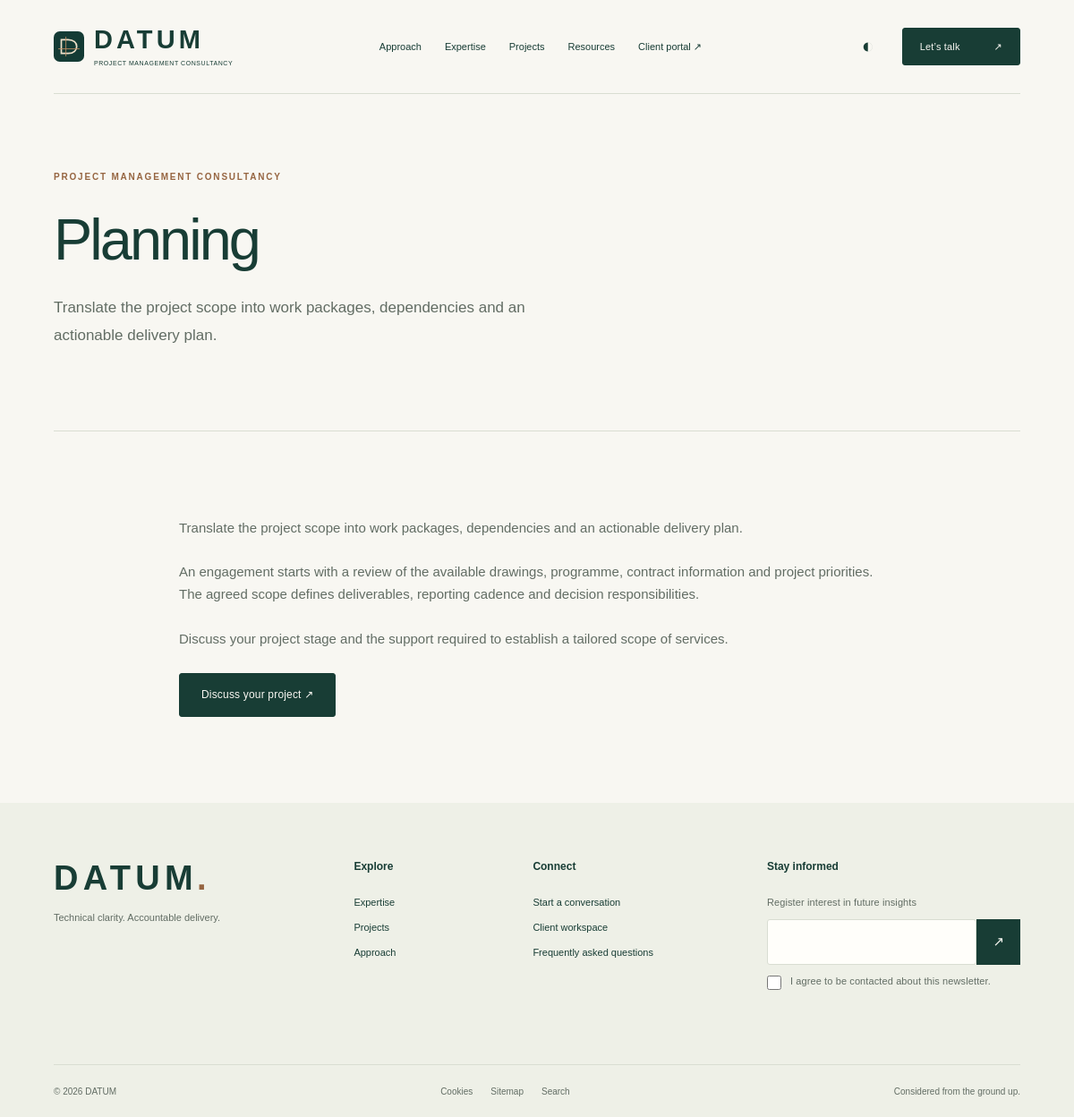
Screenshot of /services/planning with the database file from the repository.
### tables this page shows
CREATE TABLE services (id BIGINT UNSIGNED AUTO_INCREMENT PRIMARY KEY, slug VARCHAR(100) NOT NULL UNIQUE, title VARCHAR(160) NOT NULL, summary TEXT NOT NULL, body MEDIUMTEXT NOT NULL, status ENUM('draft','published') NOT NULL DEFAULT 'draft', version INT NOT NULL DEFAULT 1);

### app/Controllers/SiteController.php (called while the page is built, shortened)
<?php
final class SiteController
{
    public static function render(string $path): void
    {
        $settings=array_column(Db::all('SELECT * FROM settings'),'value','key');
        $services=Db::all("SELECT * FROM services WHERE status='published' ORDER BY id");
        $brand=$settings['brand_name']; $page=null; $rows=[]; $template='page'; $title=$brand; $description=$settings['hero_description'];
        if ($path==='/') { $template='home'; }
        elseif ($path==='/contact') { $template='contact'; $title='Discuss your project'; }
        elseif ($path==='/admin' || $path==='/portal') { $template='workspace'; $title=$path==='/admin'?'Administration':'Client workspace'; }
        elseif ($path==='/resources') { $template='resources'; $title='Tools for clearer decisions'; }
        elseif ($path==='/services') { $template='listing'; $title='Expertise, connected.'; $description='From the first feasibility question to the final account.'; $rows=array_map(static fn($r)=>[...$r,'link'=>'/services/'.$r['slug']],$services); }
        elseif (preg_match('#^/(services|blog)/([a-z0-9-]+)$#D',$path,$m)) { $page=Db::one("SELECT * FROM {$m[1]} WHERE slug=? AND status='published'",[$m[2]]); }
        elseif (preg_match('#^/projects/([a-z0-9-]+)$#D',$path,$m)) { $page=Db::one('SELECT title,summary,body FROM projects WHERE slug=? AND public=1',[$m[1]]); }
        elseif ($path==='/blog' || $path==='/news') { $template='listing'; $title='Notes from the field.'; $description='Published insights and updates.'; $rows=array_map(static fn($r)=>[...$r,'link'=>'/blog/'.$r['slug']],Db::all("SELECT title,summary,slug FROM blog WHERE status='published' ORDER BY id DESC LIMIT 60")); }
        elseif ($path==='/testimonials') { $template='listing'; $title='Client perspectives'; $rows=Db::all("SELECT name title,quote summary FROM testimonials WHERE status='published' ORDER BY id DESC"); }
        elseif ($path==='/sitemap') { $template='listing'; $title='Explore DATUM'; foreach(Db::all("SELECT title,summary,slug FROM pages WHERE status='published'") as $r) { $rows[]=[...$r,'link'=>'/'.$r['slug']]; } }
        else { $slug=trim($path,'/'); $page=Db::one("SELECT * FROM pages WHERE slug=? AND status='published'",[$slug]); }
        require dirname(__DIR__).'/Views/layout.php';
    }
}

### public/index.php (called while the page is built, shortened)
<?php
require dirname(__DIR__).'/app/bootstrap.php';
$path=parse_url($_SERVER['REQUEST_URI'],PHP_URL_PATH) ?: '/';
try {
    SiteController::render($path);
} catch (Throwable $error) {
    $requestId=bin2hex(random_bytes(8));
    error_log('DATUM '.$requestId.' '.get_class($error).' '.$error->getCode());
    if (str_starts_with($path,'/api/')) { Http::json(['error'=>'The request could not be completed.','reference'=>$requestId],500); }
    http_response_code(503); header('Retry-After: 120');
    echo '<!doctype html><html lang="en"><meta charset="utf-8"><title>Service temporarily unavailable</title><h1>We’ll be back shortly.</h1><p>Please try again later.</p></html>';
}

### app/bootstrap.php (called while the page is built, shortened)
<?php
spl_autoload_register(static function (string $class): void {
    $prefix = 'Datum\\';
    if (str_starts_with($class, $prefix)) {
        $file = __DIR__ . '/' . str_replace('\\', '/', substr($class, strlen($prefix))) . '.php';
    }
});
function e(mixed $value): string { return htmlspecialchars((string) $value, ENT_QUOTES | ENT_SUBSTITUTE, 'UTF-8'); }
function paragraphs(string $value): string {
    return implode('', array_map(static fn($p) => '<p>' . nl2br(e($p)) . '</p>', preg_split('/\n\s*\n/', $value)));
}

### app/Core/Db.php (called while the page is built, shortened)
<?php
final class Db
{
    private static ?PDO $connection = null;
    public static function connection(): PDO
    {
        return self::$connection ??= new PDO('mysql:host=' . getenv('DB_HOST') . ';port=' . (getenv('DB_PORT') ?: '3306') . ';dbname=' . getenv('DB_DATABASE') . ';charset=utf8mb4', getenv('DB_USERNAME'), getenv('DB_PASSWORD'), [PDO::ATTR_ERRMODE => PDO::ERRMODE_EXCEPTION, PDO::ATTR_DEFAULT_FETCH_MODE => PDO::FETCH_ASSOC, PDO::ATTR_EMULATE_PREPARES => false]);
    }
    public static function run(string $sql, array $params = []): \PDOStatement
    {
        $statement = self::connection()->prepare($sql);
        $statement->execute($params);
        return $statement;
    }
    public static function all(string $sql, array $params = []): array { return self::run($sql, $params)->fetchAll(); }
    public static function one(string $sql, array $params = []): ?array { return self::run($sql, $params)->fetch() ?: null; }
}

### app/Views/layout.php (the view, shortened to what this page needs)
<!doctype html>
<html lang="en">
<head>
<link rel="icon" type="image/svg+xml" href="/assets/mark.svg"><link rel="stylesheet" href="/assets/site.css"><script src="/assets/site.js" defer></script>
</head>
<body>
<header class="header wrap"><a class="brand" href="/" aria-label="<?= e($brand) ?> home"><img src="/assets/mark.svg" width="34" height="34" alt=""><span><?= e($brand) ?><small><?= e($settings['brand_descriptor']) ?></small></span></a>
<nav id="navigation" aria-label="Main navigation"><a href="/about">Approach</a><a href="/services">Expertise</a><a href="/projects">Projects</a><a href="/resources">Resources</a><a href="/portal">Client portal ↗</a></nav>
<div class="header-actions"><button id="theme-toggle" class="icon-button" aria-label="Change colour theme">◐</button><a class="button small" href="/contact">Let’s talk <span>↗</span></a></div></header>
<main id="main"><?php require __DIR__.'/'.$template.'.php'; ?></main>
<footer class="footer"><div class="wrap"><div class="footer-top"><div><a class="brand" href="/"><?= e($brand) ?><span class="dot">.</span></a><p><?= e($settings['footer_line']) ?></p></div><div><h2>Explore</h2><a href="/services">Expertise</a><a href="/projects">Projects</a><a href="/about">Approach</a></div><div><h2>Connect</h2><a href="/contact">Start a conversation</a><a href="/portal">Client workspace</a><a href="/faq">Frequently asked questions</a></div><div><h2>Stay informed</h2><form id="newsletter"><label for="newsletter-email">Register interest in future insights</label><div class="inline"><input id="newsletter-email" name="email" type="email" required autocomplete="email"><button type="submit" aria-label="Register interest">↗</button></div><label class="check"><input name="consent" type="checkbox" required> I agree to be contacted about this newsletter.</label><p class="form-message" role="status"></p></form></div></div><div class="footer-bottom"><span>© <?= date('Y') ?> <?= e($brand) ?></span><div><a href="/cookies">Cookies</a><a href="/sitemap">Sitemap</a><a href="/search">Search</a></div><span>Considered from the ground up.</span></div></div></footer>
</body></html>

### app/Views/page.php
<section class="page-heading wrap"><p class="eyebrow"><?= e($settings['brand_descriptor']) ?></p><h1><?= e($page['title']) ?></h1><p class="lede"><?= e($page['summary']) ?></p></section><section class="wrap prose section"><?= paragraphs($page['body']) ?><a class="button" href="/contact">Discuss your project ↗</a></section>

### rows the page displays
services: title "Planning", summary "Translate the project scope into work packages, dependencies and an actionable delivery plan.", body "Translate the project scope into work packages, dependencies and an actionable delivery plan. An engagement starts with a review of the available drawings, programme, contract information and project priorities. The agreed scope defines deliverables, reporting cadence and decision responsibilities. Discuss your project stage and the support required to establish a tailored scope of services."

### other values shown
$brand "DATUM"
$settings['brand_descriptor'] "PROJECT MANAGEMENT CONSULTANCY"
$settings['footer_line'] "Technical clarity. Accountable delivery."
